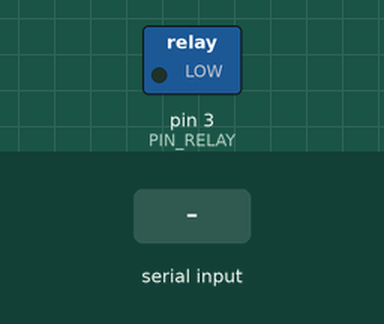
This sketch was run on a simulated Arduino Uno, built with avr-gcc and run on an emulated ATmega328P. Shown: switched loads named in the sketch (green lamp = pin HIGH). The test bench sets the inputs (shaded band).

Above: at 1.2 s.
1.3 s: "1" received over Serial
At 1.8 s:
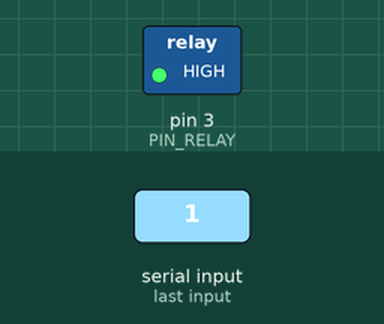
Timing chart, 0 to 4.3 s (numbered marks = the images above; inputs shaded):
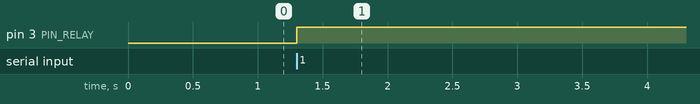

The sketch:

combs_auto_power_strip.ino
```cpp
// Will Combs
// 6-12-12
// http://www.williamcombs.com

// This is some very simple code that lets you turn a pin on and off via serial.
// Used in tandem with a relay circuit it lets you programmatically control power to anything.

#define PIN_RELAY 3

void setup() {
	pinMode(PIN_RELAY, OUTPUT);
	Serial.begin(9600);
}

void loop() {
	int x;
	static int relay = 0;

	while (Serial.available() > 0) {
		x = Serial.read();
		switch (x) {
			case '1': {
				relay ^= 1;
			}
		}
		if (relay)
			digitalWrite(PIN_RELAY, HIGH);
		else
			digitalWrite(PIN_RELAY, LOW);
	}
}
```

Measured:
- after the input at 1.3 s, pin 3 (PIN_RELAY): LOW → HIGH at once
